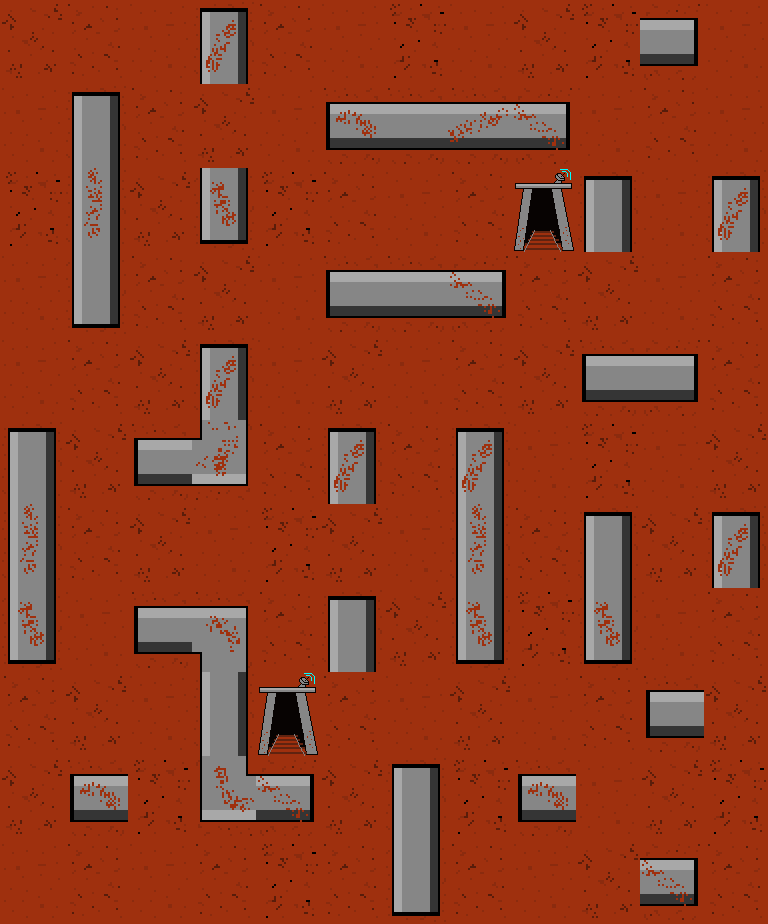

Tiled map render using the project's own tile images. Description and the whole map definition, tile-layer contents included, below:
An orthogonal 12x11 tile map with 64x84 px tiles, 1 tile layer (Background) and 53 objects (5x ItemSpawn, 5x GemSpawn, 4x OreSpawn, 2x Mineshaft, Player).

<map version="1.10" tiledversion="1.11.0" orientation="orthogonal" renderorder="right-down" width="12" height="11" tilewidth="64" tileheight="84" infinite="0" nextlayerid="12" nextobjectid="63">
 <editorsettings>
  <export target="mars-map1.json" format="json" />
 </editorsettings>
 <tileset firstgid="1" source="mars-tileset.tsx" />
 <layer id="1" name="Background" width="12" height="11">
  <data encoding="csv">
8,7,4,12,7,4,11,4,8,11,13,4,
4,10,7,8,4,21,6,20,15,4,7,4,
11,9,8,19,11,7,4,7,14,10,4,12,
4,2,7,8,4,17,6,15,7,8,4,7,
4,7,8,12,4,8,4,7,8,17,13,7,
10,8,17,18,7,12,7,12,4,11,4,8,
9,7,8,4,11,8,4,9,7,10,8,12,
19,4,17,5,7,10,8,19,11,19,4,7,
7,8,4,1,14,7,4,8,4,7,17,8,
8,21,11,3,15,8,10,11,21,4,8,11,
4,7,4,7,11,7,2,7,4,8,15,7
</data>
 </layer>
 <objectgroup id="4" name="PlayerSpawn">
  <object id="42" name="Player" x="320" y="336" width="64" height="84" />
 </objectgroup>
 <objectgroup id="10" name="ItemSpawnList">
  <object id="54" name="ItemSpawn" x="192" y="840" width="64" height="84" />
  <object id="55" name="ItemSpawn" x="384" y="504" width="64" height="84" />
  <object id="56" name="ItemSpawn" x="0" y="168" width="64" height="84" />
  <object id="57" name="ItemSpawn" x="640" y="84" width="64" height="84" />
  <object id="58" name="ItemSpawn" x="576" y="672" width="64" height="84" />
 </objectgroup>
 <objectgroup id="9" name="Mineshaft">
  <object id="51" name="Mineshaft" x="512" y="168" width="64" height="84" />
  <object id="52" name="Mineshaft" x="256" y="672" width="64" height="84" />
 </objectgroup>
 <objectgroup id="5" name="Collision">
  <object id="5" x="64" y="84" width="64" height="252" />
  <object id="6" x="192" y="0" width="64" height="84" />
  <object id="7" x="640" y="0" width="64" height="84" />
  <object id="8" x="320" y="84" width="256" height="84" />
  <object id="9" x="192" y="168" width="64" height="84" />
  <object id="10" x="576" y="168" width="64" height="84" />
  <object id="11" x="704" y="168" width="64" height="84" />
  <object id="12" x="320" y="252" width="192" height="84" />
  <object id="13" x="192" y="336" width="64" height="168" />
  <object id="14" x="128" y="420" width="64" height="84" />
  <object id="15" x="0" y="420" width="64" height="252" />
  <object id="16" x="320" y="420" width="64" height="84" />
  <object id="17" x="448" y="420" width="64" height="252" />
  <object id="18" x="576" y="336" width="128" height="84" />
  <object id="19" x="576" y="504" width="64" height="168" />
  <object id="20" x="704" y="504" width="64" height="84" />
  <object id="21" x="320" y="588" width="64" height="84" />
  <object id="22" x="128" y="588" width="128" height="84" />
  <object id="23" x="192" y="672" width="64" height="168" />
  <object id="24" x="256" y="756" width="64" height="84" />
  <object id="25" x="64" y="756" width="64" height="84" />
  <object id="26" x="384" y="756" width="64" height="168" />
  <object id="27" x="512" y="756" width="64" height="84" />
  <object id="28" x="640" y="672" width="64" height="84" />
  <object id="29" x="640" y="840" width="64" height="84" />
  <object id="30" x="0" y="420">
   <polyline points="0,0 0,-420" />
  </object>
  <object id="31" x="192" y="0">
   <polyline points="0,0 -192,0" />
  </object>
  <object id="32" x="256" y="0">
   <polyline points="0,0 384,0" />
  </object>
  <object id="33" x="704" y="0">
   <polyline points="0,0 64,0" />
  </object>
  <object id="34" x="768" y="0">
   <polyline points="0,0 0,168" />
  </object>
  <object id="35" x="768" y="252">
   <polyline points="0,0 0,252" />
  </object>
  <object id="36" x="768" y="588">
   <polyline points="0,0 0,336" />
  </object>
  <object id="37" x="640" y="924">
   <polyline points="0,0 -192,0" />
  </object>
  <object id="38" x="384" y="924">
   <polyline points="0,0 -384,0" />
  </object>
  <object id="39" x="0" y="924">
   <polyline points="0,0 0,-252" />
  </object>
  <object id="49" x="704" y="924">
   <polyline points="0,0 64,0" />
  </object>
 </objectgroup>
 <objectgroup id="8" name="GemSpawnList">
  <object id="43" name="GemSpawn" x="448" y="0" width="64" height="84" />
  <object id="44" name="GemSpawn" x="704" y="756" width="64" height="84" />
  <object id="46" name="GemSpawn" x="0" y="0" width="64" height="84" />
  <object id="47" name="GemSpawn" x="64" y="672" width="64" height="84" />
  <object id="48" name="GemSpawn" x="704" y="336" width="64" height="84" />
 </objectgroup>
 <objectgroup id="11" name="OreSpawnList">
  <object id="59" name="OreSpawn" x="0" y="840" width="64" height="84" />
  <object id="60" name="OreSpawn" x="576" y="840" width="64" height="84" />
  <object id="61" name="OreSpawn" x="448" y="336" width="64" height="84" />
  <object id="62" name="OreSpawn" x="128" y="0" width="64" height="84" />
 </objectgroup>
</map>
